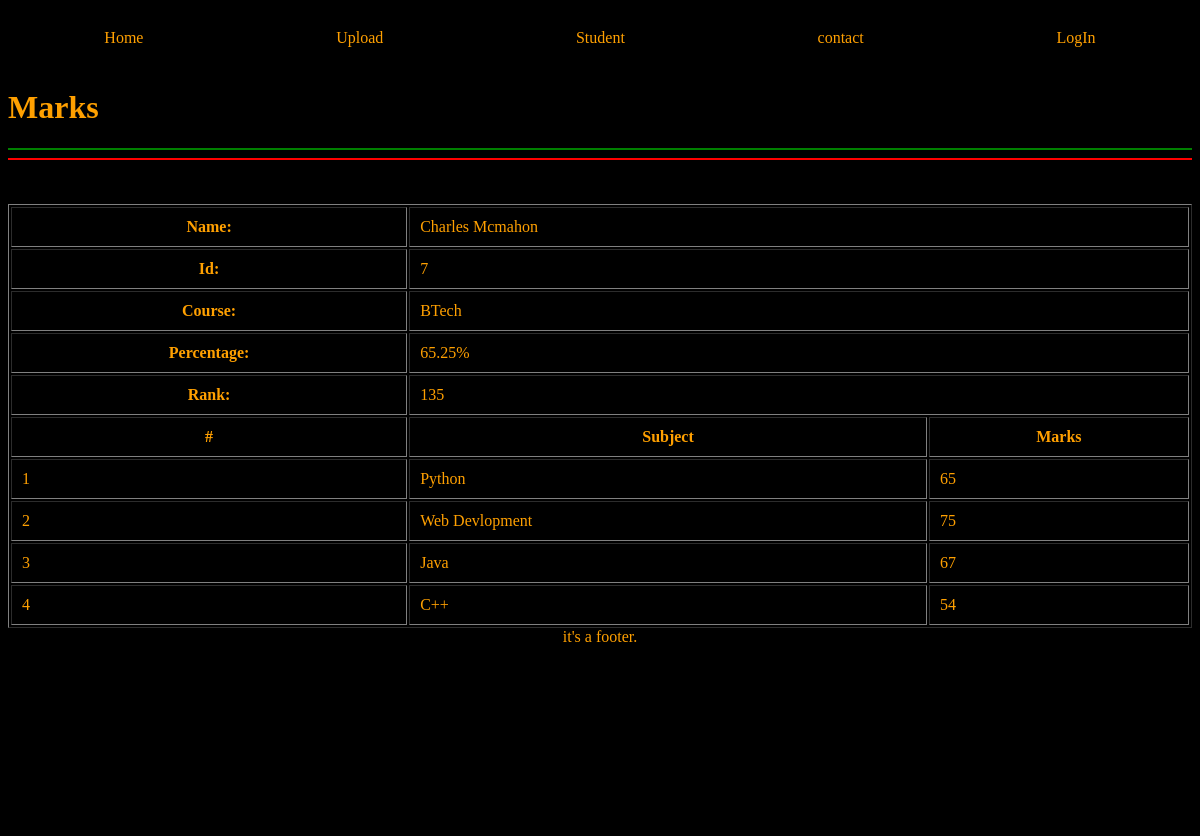
/marks/7/, run on the app's committed database.
### home/models.py (models this page shows, shortened)
class Student(models.Model):
    department=models.ForeignKey(Department,related_name='depart',on_delete=models.CASCADE)
    st_id=models.OneToOneField(StudentId,related_name='studentid',on_delete=models.CASCADE)
    st_name=models.CharField(max_length=20)
    st_email=models.EmailField(unique=True)
    st_age=models.IntegerField(default=18)
    st_address=models.TextField()
    class Meta:
        ordering=['st_name']
        verbose_name='student'

class Department(models.Model):
    department=models.CharField(max_length=20)
    date_of_establishment='26/1/2023'
    def __str__(self):
        return self.department
    class Meta:
        ordering=['department']

class Sub_marks(models.Model):
    st_name=models.ForeignKey(Student,related_name='st_marks',on_delete=models.CASCADE)
    sub_name=models.ForeignKey(Sub,on_delete=models.CASCADE)
    marks=models.IntegerField()
    class Meta:
        unique_together=['st_name','sub_name']
        ordering=['st_name']

class Sub(models.Model):
    sub_name=models.CharField(max_length=20)
    def __str__(self):
        return self.sub_name

### home/views.py (the view)
# urls.py: path('marks/<id>/',see_marks,name='home'),
def see_marks(req,id):
    nm_obj=Student.objects.filter(id=id)
    name=nm_obj[0].st_name
    qset=Sub_marks.objects.filter(st_name__st_name=name)
    no_sub=Sub_marks.objects.filter(st_name__st_name=name).count()
    tot=Sub_marks.objects.filter(st_name__st_name=name).aggregate(Sum('marks'))['marks__sum']
    prcnt=tot*100/(no_sub*100)
    stid=Student.objects.get(id=id).st_id
    ranks=Student.objects.annotate(marks=Sum('st_marks__marks')).order_by('-marks','-st_age')
    rank=0
    for r in ranks:
        rank+=1
        if stid==r.st_id:
            break
    context={'data':qset,'name':name,'id':id,'course':nm_obj[0].department,'prcnt':prcnt,'rank':rank}
    return render(req,'marks.html',context)

### home/TEMPLATES/marks.html (shortened to what this page needs)
{% extends "base.html" %}
{% block body %}
<h1>Marks</h1>
<hr color=green>
<hr color=red>
<br><br>
<table width=100% border='solid' cellpadding=10px>
    <tr>
        <th>Name:</th>
        <td colspan=2>{{name}}</td>
    </tr>
    <tr>
        <th>Id:</th>
        <td colspan=2>{{id}}</td>
    </tr>
    <tr>
        <th>Course:</th>
        <td colspan=2>{{course}}</td>
    </tr>
    <tr>
        <th >Percentage:</th>
        <td colspan=2>{{prcnt}}%</td>
    </tr>
    <tr>
        <th >Rank:</th>
        <td colspan=2>{{rank}}</td>
    </tr>
    <tr>
        <th>#</th>
        <th>Subject</th>
        <th>Marks</th>
    </tr>
{% for m in data %}
<tr>
    <td>{{forloop.counter}}</td>
    <td>{{m.sub_name}}</td>
    <td>{{m.marks}}</td></tr>
{% endfor %}
</table>
{% endblock body %}

### data on the page
Student: st_name "Charles Mcmahon"
Department: department "BTech"
Sub_marks: sub_name "Python", marks "65"
Sub_marks: sub_name "Web Devlopment", marks "75"
Sub_marks: sub_name "Java", marks "67"
Sub_marks: sub_name "C++", marks "54"

### other printed values
{{ id }} "7"
{{ prcnt }} "65.25"
{{ rank }} "135"
